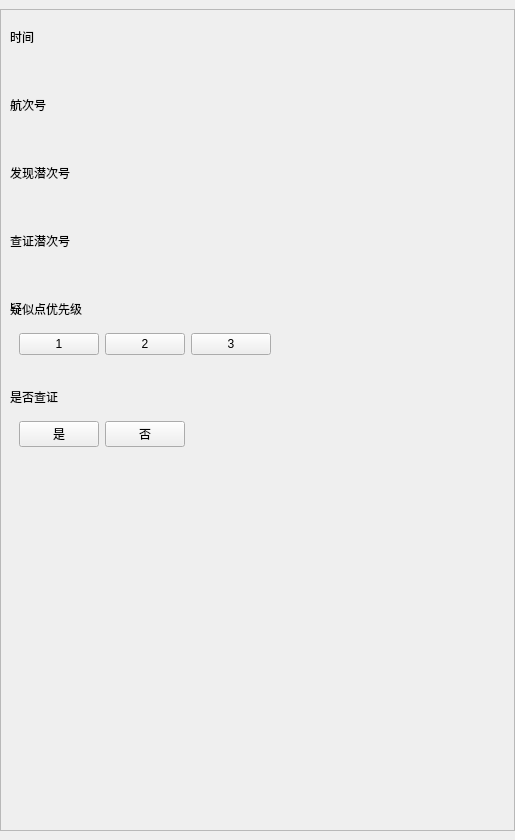
<?xml version="1.0" encoding="UTF-8"?>
<ui version="4.0">
 <class>WidgetSelectParameter</class>
 <widget class="QWidget" name="WidgetSelectParameter">
  <property name="geometry">
   <rect>
    <x>0</x>
    <y>0</y>
    <width>515</width>
    <height>840</height>
   </rect>
  </property>
  <property name="windowTitle">
   <string>Form</string>
  </property>
  <layout class="QGridLayout" name="gridLayout">
   <property name="leftMargin">
    <number>0</number>
   </property>
   <property name="topMargin">
    <number>9</number>
   </property>
   <property name="rightMargin">
    <number>0</number>
   </property>
   <property name="bottomMargin">
    <number>9</number>
   </property>
   <property name="spacing">
    <number>0</number>
   </property>
   <item row="0" column="0">
    <widget class="QScrollArea" name="scrollArea">
     <property name="horizontalScrollBarPolicy">
      <enum>Qt::ScrollBarAlwaysOff</enum>
     </property>
     <property name="widgetResizable">
      <bool>true</bool>
     </property>
     <widget class="QWidget" name="scrollAreaWidgetContents">
      <property name="geometry">
       <rect>
        <x>0</x>
        <y>0</y>
        <width>513</width>
        <height>820</height>
       </rect>
      </property>
      <layout class="QGridLayout" name="gridLayout_10">
       <item row="2" column="0">
        <widget class="QWidget" name="widget_3" native="true">
         <layout class="QGridLayout" name="gridLayout_6">
          <property name="leftMargin">
           <number>0</number>
          </property>
          <property name="rightMargin">
           <number>0</number>
          </property>
          <item row="1" column="0">
           <widget class="QWidget" name="widgetDiveNumber" native="true">
            <layout class="QGridLayout" name="gridLayout_13"/>
           </widget>
          </item>
          <item row="1" column="1">
           <spacer name="horizontalSpacer_3">
            <property name="orientation">
             <enum>Qt::Horizontal</enum>
            </property>
            <property name="sizeHint" stdset="0">
             <size>
              <width>40</width>
              <height>20</height>
             </size>
            </property>
           </spacer>
          </item>
          <item row="0" column="0" colspan="2">
           <widget class="QLabel" name="label_5">
            <property name="sizePolicy">
             <sizepolicy hsizetype="Preferred" vsizetype="Fixed">
              <horstretch>0</horstretch>
              <verstretch>0</verstretch>
             </sizepolicy>
            </property>
            <property name="text">
             <string>发现潜次号</string>
            </property>
            <property name="SelectTitle" stdset="0">
             <bool>true</bool>
            </property>
           </widget>
          </item>
         </layout>
        </widget>
       </item>
       <item row="1" column="0">
        <widget class="QWidget" name="widget123" native="true">
         <layout class="QGridLayout" name="gridLayout_4">
          <property name="leftMargin">
           <number>0</number>
          </property>
          <property name="rightMargin">
           <number>0</number>
          </property>
          <item row="1" column="0">
           <widget class="QWidget" name="widgetCruiseNumber" native="true">
            <layout class="QGridLayout" name="gridLayout_12"/>
           </widget>
          </item>
          <item row="1" column="1">
           <spacer name="horizontalSpacer_2">
            <property name="orientation">
             <enum>Qt::Horizontal</enum>
            </property>
            <property name="sizeHint" stdset="0">
             <size>
              <width>40</width>
              <height>20</height>
             </size>
            </property>
           </spacer>
          </item>
          <item row="0" column="0" colspan="2">
           <widget class="QLabel" name="label_3">
            <property name="sizePolicy">
             <sizepolicy hsizetype="Preferred" vsizetype="Fixed">
              <horstretch>0</horstretch>
              <verstretch>0</verstretch>
             </sizepolicy>
            </property>
            <property name="text">
             <string>航次号</string>
            </property>
            <property name="SelectTitle" stdset="0">
             <bool>true</bool>
            </property>
           </widget>
          </item>
         </layout>
        </widget>
       </item>
       <item row="3" column="0">
        <widget class="QWidget" name="widget_4" native="true">
         <layout class="QGridLayout" name="gridLayout_7">
          <property name="leftMargin">
           <number>0</number>
          </property>
          <property name="rightMargin">
           <number>0</number>
          </property>
          <item row="1" column="0">
           <widget class="QWidget" name="widgetVerifyDiveNumber" native="true">
            <layout class="QGridLayout" name="gridLayout_14"/>
           </widget>
          </item>
          <item row="1" column="1">
           <spacer name="horizontalSpacer_4">
            <property name="orientation">
             <enum>Qt::Horizontal</enum>
            </property>
            <property name="sizeHint" stdset="0">
             <size>
              <width>40</width>
              <height>20</height>
             </size>
            </property>
           </spacer>
          </item>
          <item row="0" column="0" colspan="2">
           <widget class="QLabel" name="label_6">
            <property name="sizePolicy">
             <sizepolicy hsizetype="Preferred" vsizetype="Fixed">
              <horstretch>0</horstretch>
              <verstretch>0</verstretch>
             </sizepolicy>
            </property>
            <property name="text">
             <string>查证潜次号</string>
            </property>
            <property name="SelectTitle" stdset="0">
             <bool>true</bool>
            </property>
           </widget>
          </item>
         </layout>
        </widget>
       </item>
       <item row="5" column="0">
        <widget class="QWidget" name="widget_6" native="true">
         <layout class="QGridLayout" name="gridLayout_9">
          <property name="leftMargin">
           <number>0</number>
          </property>
          <property name="rightMargin">
           <number>0</number>
          </property>
          <item row="1" column="0">
           <widget class="QWidget" name="widgetVerify" native="true">
            <layout class="QGridLayout" name="gridLayout_16">
             <item row="0" column="0">
              <widget class="QPushButton" name="btnVerify_1">
               <property name="text">
                <string>是</string>
               </property>
               <property name="checkable">
                <bool>true</bool>
               </property>
               <property name="SelectSearchParameter" stdset="0">
                <bool>false</bool>
               </property>
              </widget>
             </item>
             <item row="0" column="1">
              <widget class="QPushButton" name="btnVerify_0">
               <property name="text">
                <string>否</string>
               </property>
               <property name="checkable">
                <bool>true</bool>
               </property>
               <property name="SelectSearchParameter" stdset="0">
                <bool>false</bool>
               </property>
              </widget>
             </item>
            </layout>
           </widget>
          </item>
          <item row="1" column="1">
           <spacer name="horizontalSpacer_6">
            <property name="orientation">
             <enum>Qt::Horizontal</enum>
            </property>
            <property name="sizeHint" stdset="0">
             <size>
              <width>40</width>
              <height>20</height>
             </size>
            </property>
           </spacer>
          </item>
          <item row="0" column="0" colspan="2">
           <widget class="QLabel" name="label_8">
            <property name="sizePolicy">
             <sizepolicy hsizetype="Preferred" vsizetype="Fixed">
              <horstretch>0</horstretch>
              <verstretch>0</verstretch>
             </sizepolicy>
            </property>
            <property name="text">
             <string>是否查证</string>
            </property>
            <property name="SelectTitle" stdset="0">
             <bool>true</bool>
            </property>
           </widget>
          </item>
         </layout>
        </widget>
       </item>
       <item row="4" column="0">
        <widget class="QWidget" name="widget_5" native="true">
         <layout class="QGridLayout" name="gridLayout_8">
          <property name="leftMargin">
           <number>0</number>
          </property>
          <property name="rightMargin">
           <number>0</number>
          </property>
          <property name="bottomMargin">
           <number>9</number>
          </property>
          <item row="0" column="0" colspan="4">
           <widget class="QLabel" name="label_7">
            <property name="sizePolicy">
             <sizepolicy hsizetype="Preferred" vsizetype="Fixed">
              <horstretch>0</horstretch>
              <verstretch>0</verstretch>
             </sizepolicy>
            </property>
            <property name="text">
             <string>疑似点优先级</string>
            </property>
            <property name="SelectTitle" stdset="0">
             <bool>true</bool>
            </property>
           </widget>
          </item>
          <item row="1" column="0">
           <widget class="QWidget" name="widgetPriority" native="true">
            <layout class="QGridLayout" name="gridLayout_15">
             <item row="1" column="0">
              <widget class="QPushButton" name="btnPriority_1">
               <property name="text">
                <string>1</string>
               </property>
               <property name="checkable">
                <bool>true</bool>
               </property>
               <property name="SelectSearchParameter" stdset="0">
                <bool>false</bool>
               </property>
              </widget>
             </item>
             <item row="1" column="1">
              <widget class="QPushButton" name="btnPriority_2">
               <property name="text">
                <string>2</string>
               </property>
               <property name="checkable">
                <bool>true</bool>
               </property>
               <property name="SelectSearchParameter" stdset="0">
                <bool>false</bool>
               </property>
              </widget>
             </item>
             <item row="1" column="2">
              <widget class="QPushButton" name="btnPriority_3">
               <property name="text">
                <string>3</string>
               </property>
               <property name="checkable">
                <bool>true</bool>
               </property>
               <property name="SelectSearchParameter" stdset="0">
                <bool>false</bool>
               </property>
              </widget>
             </item>
            </layout>
           </widget>
          </item>
          <item row="1" column="3">
           <spacer name="horizontalSpacer_5">
            <property name="orientation">
             <enum>Qt::Horizontal</enum>
            </property>
            <property name="sizeHint" stdset="0">
             <size>
              <width>40</width>
              <height>20</height>
             </size>
            </property>
           </spacer>
          </item>
         </layout>
        </widget>
       </item>
       <item row="0" column="0">
        <widget class="QWidget" name="widget_2" native="true">
         <layout class="QGridLayout" name="gridLayout_2">
          <property name="leftMargin">
           <number>0</number>
          </property>
          <property name="topMargin">
           <number>9</number>
          </property>
          <property name="rightMargin">
           <number>0</number>
          </property>
          <item row="1" column="0">
           <widget class="QWidget" name="widgetCruiseYear" native="true">
            <layout class="QGridLayout" name="gridLayout_11"/>
           </widget>
          </item>
          <item row="1" column="1">
           <spacer name="horizontalSpacer">
            <property name="orientation">
             <enum>Qt::Horizontal</enum>
            </property>
            <property name="sizeHint" stdset="0">
             <size>
              <width>40</width>
              <height>20</height>
             </size>
            </property>
           </spacer>
          </item>
          <item row="0" column="0" colspan="2">
           <widget class="QLabel" name="label">
            <property name="sizePolicy">
             <sizepolicy hsizetype="Preferred" vsizetype="Fixed">
              <horstretch>0</horstretch>
              <verstretch>0</verstretch>
             </sizepolicy>
            </property>
            <property name="text">
             <string>时间</string>
            </property>
            <property name="SelectTitle" stdset="0">
             <bool>true</bool>
            </property>
           </widget>
          </item>
         </layout>
        </widget>
       </item>
       <item row="6" column="0">
        <spacer name="verticalSpacer">
         <property name="orientation">
          <enum>Qt::Vertical</enum>
         </property>
         <property name="sizeHint" stdset="0">
          <size>
           <width>20</width>
           <height>40</height>
          </size>
         </property>
        </spacer>
       </item>
      </layout>
     </widget>
    </widget>
   </item>
  </layout>
 </widget>
 <resources/>
 <connections/>
</ui>
